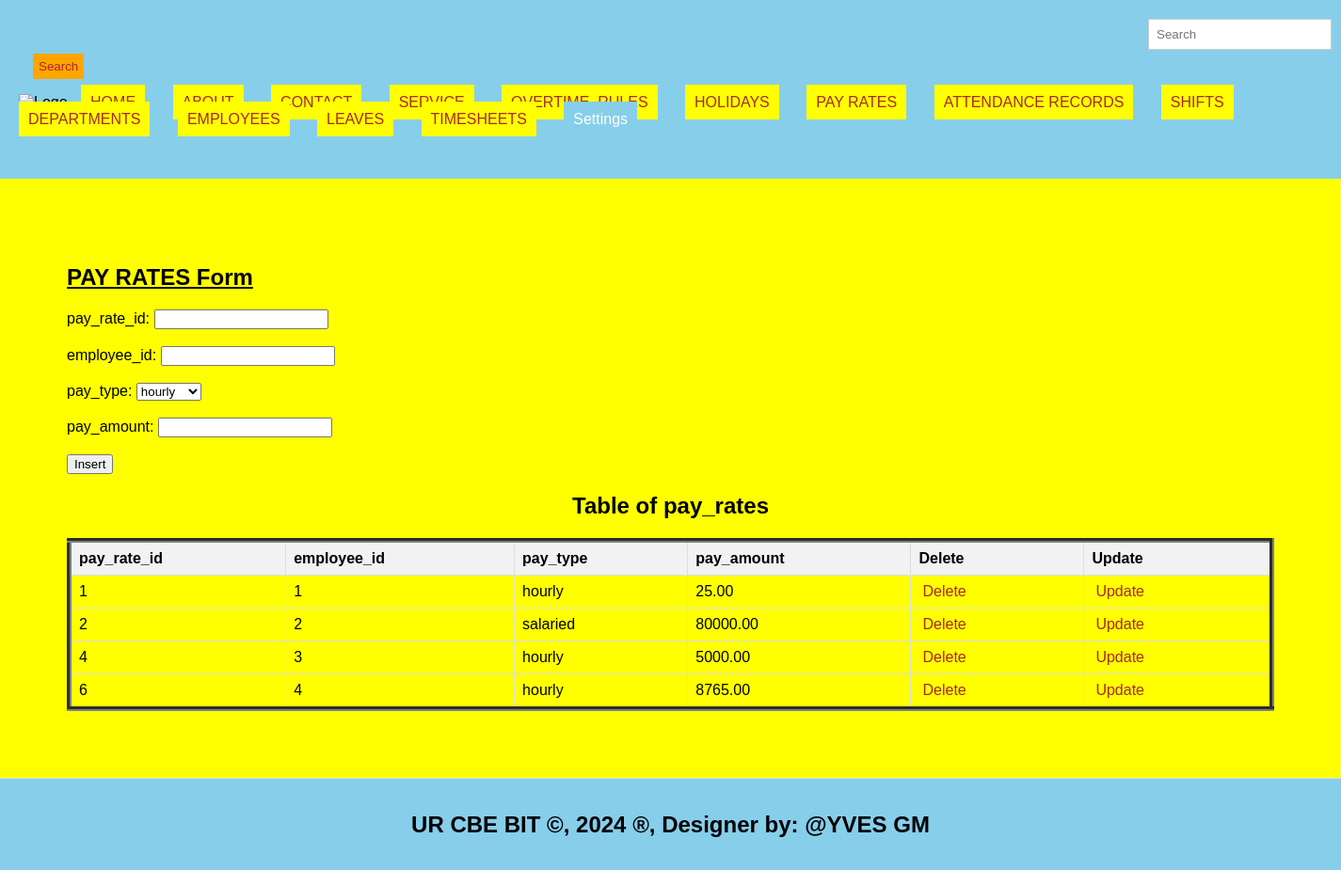
/pay_rates.php, run on the app's committed database.
### tables this page shows
CREATE TABLE `pay_rates` (
  `pay_rate_id` int(11) NOT NULL,
  `employee_id` int(11) NOT NULL,
  `pay_type` enum('hourly','salaried') NOT NULL,
  `pay_amount` decimal(10,2) NOT NULL
);

### pay_rates.php (the view, shortened to what this page needs)
<!DOCTYPE html>
<html lang="en">
<head>
  <link rel="stylesheet" type="text/css" href="style.css" title="style 1" media="screen, tv, projection, handheld, print"/>
  </head>
  <header>
<body bgcolor="yellow">
  <form class="d-flex" role="search" action="search.php">
      <input class="form-control me-2" type="search" placeholder="Search" aria-label="Search" name="query">
      <button class="btn btn-outline-success" type="submit">Search</button>
    </form>
  <ul style="list-style-type: none; padding: 0;">
    <li style="display: inline; margin-right: 10px;">
  </li>
    <li style="display: inline; margin-right: 10px;"><a href="./home.html">HOME</a>
  </li>
    <li style="display: inline; margin-right: 10px;"><a href="./about.html">ABOUT</a>
  </li>
    <li style="display: inline; margin-right: 10px;"><a href="./contact.html">CONTACT</a>
  </li>
    <li style="display: inline; margin-right: 10px;"><a href="./Service.html">SERVICE</a>
  </li>
   <li style="display: inline; margin-right: 10px;"><a href="./overtime_rules.php">OVERTIME_RULES</a>
  </li>
    <li style="display: inline; margin-right: 10px;"><a href="./holidays.php">HOLIDAYS</a>
  </li>
    <li style="display: inline; margin-right: 10px;"><a href="./pay_rates.php">PAY RATES</a>
  </li>
    <li style="display: inline; margin-right: 10px;"><a href="./attendance_records.php">ATTENDANCE RECORDS</a>
  </li>
    <li style="display: inline; margin-right: 10px;"><a href="./shifts.php">SHIFTS</a>
  </li>
    <li style="display: inline; margin-right: 10px;"><a href="./departments.php">DEPARTMENTS</a>
  </li>
    <li style="display: inline; margin-right: 10px;"><a href="./employees.php">EMPLOYEES</a>
  </li>
  <li style="display: inline; margin-right: 10px;"><a href="./leaves.php">LEAVES</a>
  </li>
  <li style="display: inline; margin-right: 10px;"><a href="./timesheets.php">TIMESHEETS</a>
  </li>
    <li class="dropdown" style="display: inline; margin-right: 10px;">
      <a href="#" style="padding: 10px; color: white; background-color: skyblue; text-decoration: none; margin-right: 15px;">Settings</a>
    </li><br><br>
  </ul>
</header>
<section>
    <h1><u> PAY RATES Form </u></h1>
    <form method="post" onsubmit="return confirmInsert();">
        <label for="pid">pay_rate_id:</label>
        <input type="number" id="pid" name="pid"><br><br>
        <label for="eid">employee_id:</label>
        <input type="number" id="eid" name="eid"><br><br>
        <label for="pt">pay_type:</label>
            <select name="pt" id="pt">
                <option>hourly</option>
            </select><br><br>
                   <label for="pa">pay_amount:</label>
        <input type="number" id="pa" name="pa" required><br><br>
        <input type="submit" name="add" value="Insert">
    </form>
<!DOCTYPE html>
<html>
<head>
</head>
<body>
    <center><h2>Table of pay_rates</h2></center>
    <table border="5">
        <tr>
            <th>pay_rate_id</th>
            <th> employee_id</th>
            <th>pay_type</th>
            <th>pay_amount</th>
            <th>Delete</th>
            <th>Update</th>
        </tr>
        <?php
     include('database_connection.php');
        $sql = "SELECT * FROM pay_rates";
        $result = $connection->query($sql);
        if ($result->num_rows > 0) {
            while ($row = $result->fetch_assoc()) {
                $pid = $row['pay_rate_id'];
                echo "<tr>
                    <td>" . $row['pay_rate_id'] . "</td>
                    <td>" . $row['employee_id'] . "</td>
                    <td>" . $row['pay_type'] . "</td>
                    <td>" . $row['pay_amount'] . "</td>
                    <td><a style='padding:4px' href='delete_pay_rates.php?pay_rate_id=$pid'>Delete</a></td>
                    <td><a style='padding:4px' href='update_pay_rates.php?pay_rate_id=$pid'>Update</a></td>
                </tr>";
            }
        } else {
            echo "<tr><td colspan='6'>No data found</td></tr>";
        }
        ?>
    </table>
</body>
    </section>
<footer>
  <center>
    <marquee behavior='alternate'>
    <b><h2>UR CBE BIT &copy, 2024 &reg, Designer by: @YVES GM</h2></b>
  </marquee>
  </center>
</footer>
</body>
</html>

### style.css (style rules this page uses)
body { font-family: Arial, sans-serif; margin: 0; padding: 0; }
.form-control { padding: 8px; margin-left: 4px; border: 1px solid #ccc; }
.btn { padding: 6px; background-color: orange; color: brown; border: none; }
.dropdown { position: relative; display: inline; margin-right: 10px; }
body { font-family: Arial,sans-serif; margin:0; padding:0; }
header { background-color:skyblue; padding: 20px; }
.dropdown { position: right; display:right; direction:rtl; }
section { padding:28px; border-bottom: 1px solid #ddd; }
footer { text-align: center; padding: 15px; background-color:skyblue; }

### pay_rates.php (style rules this page uses)
a { padding: 10px; color: white; background-color: yellow; text-decoration: none; margin-right: 15px; }
a:link { color: brown; }
button.btn { margin-left: 15px; margin-top: 4px; }
input.form-control { margin-left: 1200px; padding: 8px; }
header { background-color:skyblue; }
section { padding:71px; border-bottom: 1px solid #ddd; }
footer { text-align: center; padding: 15px; background-color:skyblue; }
table { width: 100%; border-collapse: collapse; }
th, td { border: 1px solid #ddd; padding: 8px; text-align: left; }
th { background-color: #f2f2f2; }

### data on the page
pay_rates: pay_rate_id "1", employee "1", pay_type "hourly", pay_amount "25.00"
pay_rates: pay_rate_id "2", employee "2", pay_type "salaried", pay_amount "80000.00"
pay_rates: pay_rate_id "4", employee "3", pay_type "hourly", pay_amount "5000.00"
pay_rates: pay_rate_id "6", employee "4", pay_type "hourly", pay_amount "8765.00"
